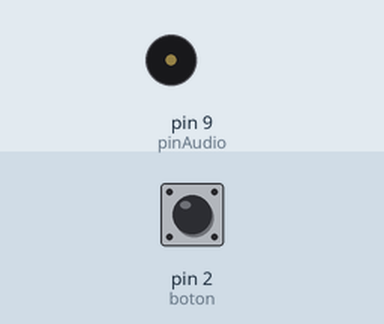
This sketch was run on a simulated Arduino Uno, built with avr-gcc and run on an emulated ATmega328P. On the bench: buzzer (waves = sounding). The inputs (shaded band) are chosen by the test bench; at power-on: pin 2 (boton) LOW.

Above: at 1.2 s.
1.3 s: pin 2 (boton) pulled HIGH for 0.15 s
At 2.3 s:
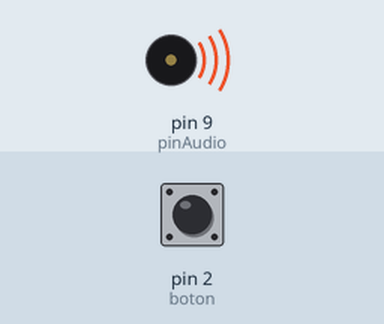
2.9 s: pin 2 (boton) pulled HIGH for 1 s
At 3.5 s:
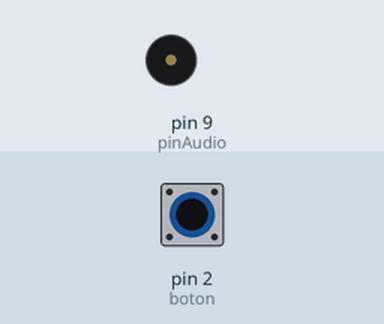
5.4 s: pin 2 (boton) pulled HIGH for 3.2 s
At 6.6 s:
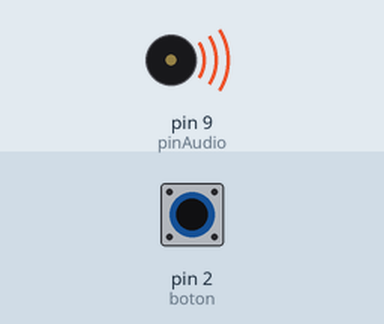
Timing chart, 0 to 8.4 s (numbered marks = the images above; inputs shaded):
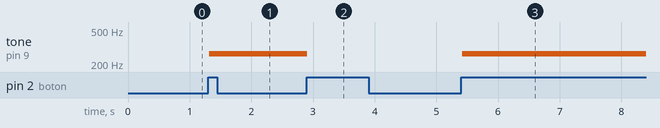

Measured:
- after the input at 1.3 s, tone on pin 9 (pinAudio): silent → 262 Hz at once
- after the input at 2.9 s, tone on pin 9 (pinAudio): 262 Hz → silent at once
- after the input at 5.4 s, tone on pin 9 (pinAudio): silent → 262 Hz at once

The sketch:

02_toca_nota_con_boton.ino
```cpp
/*

  circuito:
  - Salida de audio conectada al pin digital 9
  - Boton conectado en el pin digial 2

*/

byte pinAudio = 9;
byte boton = 2;
byte estadoBoton = 0;
byte estadoPrevioBoton = 0;
int tocaNota = 0;

// 262 es la frecuencia en HZ en la que se encuentra la nota DO
#define DO_NOTA 262

void setup()
{
  Serial.begin(9600);
  // Seteamos el boton en modo de Entrada
  pinMode(boton, INPUT);
}

void loop()
{
  estadoBoton = digitalRead(boton);
  if (estadoBoton == HIGH && estadoPrevioBoton == LOW)
  {
    tocaNota = 1 - tocaNota;
    delay(20);
  }
  estadoPrevioBoton = estadoBoton;
  if (tocaNota)
    tone(pinAudio, DO_NOTA, 10);
}
```
